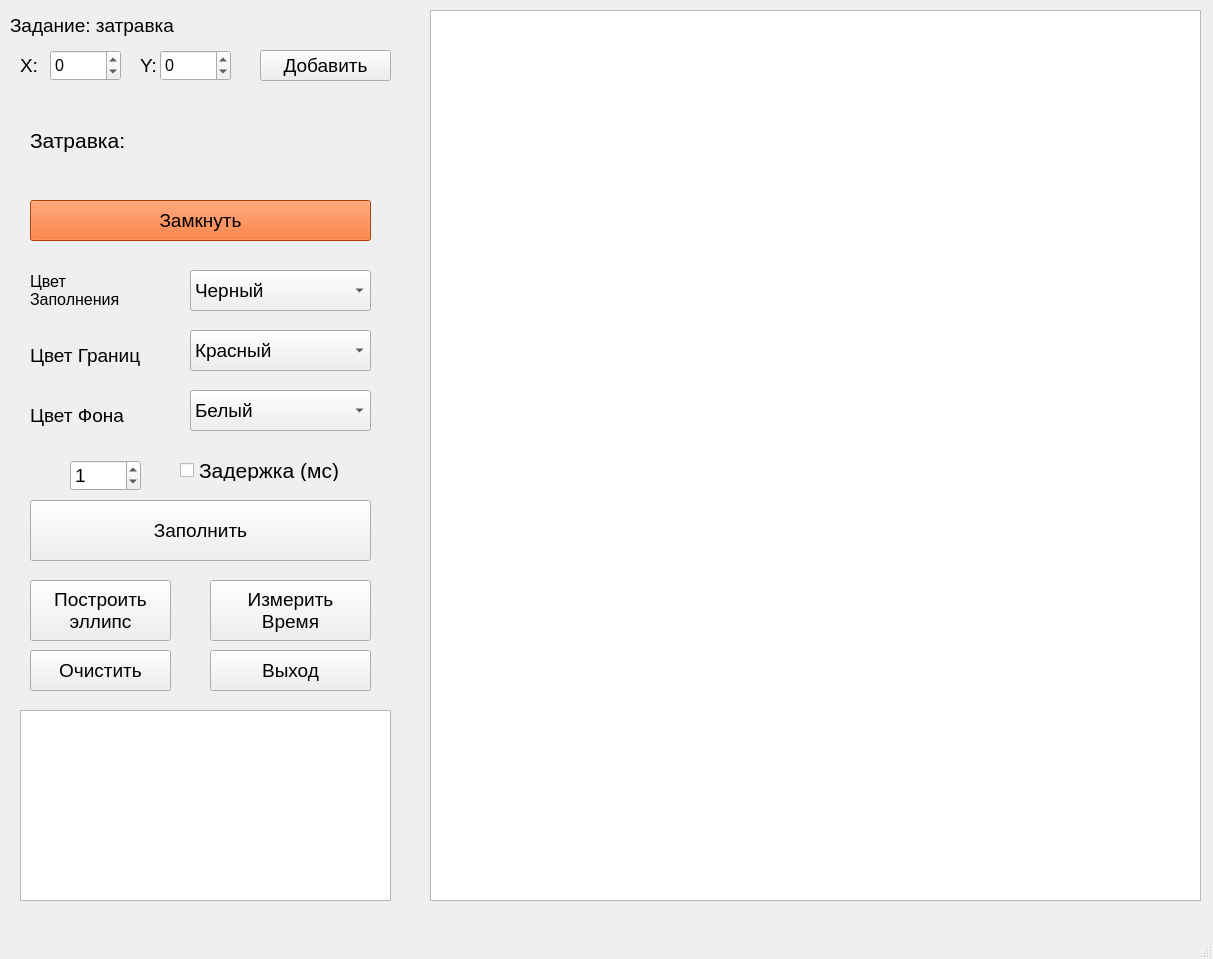
<?xml version="1.0" encoding="UTF-8"?>
<ui version="4.0">
 <class>MainWindow</class>
 <widget class="QMainWindow" name="MainWindow">
  <property name="geometry">
   <rect>
    <x>0</x>
    <y>0</y>
    <width>1213</width>
    <height>959</height>
   </rect>
  </property>
  <property name="windowTitle">
   <string>MainWindow</string>
  </property>
  <widget class="QWidget" name="centralwidget">
   <widget class="QGraphicsView" name="graphicsView">
    <property name="geometry">
     <rect>
      <x>430</x>
      <y>10</y>
      <width>771</width>
      <height>891</height>
     </rect>
    </property>
   </widget>
   <widget class="QPushButton" name="fill_btn">
    <property name="geometry">
     <rect>
      <x>30</x>
      <y>500</y>
      <width>341</width>
      <height>61</height>
     </rect>
    </property>
    <property name="font">
     <font>
      <pointsize>14</pointsize>
     </font>
    </property>
    <property name="text">
     <string>Заполнить</string>
    </property>
   </widget>
   <widget class="QSpinBox" name="x_inp">
    <property name="geometry">
     <rect>
      <x>50</x>
      <y>50</y>
      <width>71</width>
      <height>31</height>
     </rect>
    </property>
    <property name="font">
     <font>
      <pointsize>12</pointsize>
     </font>
    </property>
    <property name="minimum">
     <number>-999</number>
    </property>
    <property name="maximum">
     <number>999</number>
    </property>
   </widget>
   <widget class="QSpinBox" name="y_inp">
    <property name="geometry">
     <rect>
      <x>160</x>
      <y>50</y>
      <width>71</width>
      <height>31</height>
     </rect>
    </property>
    <property name="font">
     <font>
      <pointsize>12</pointsize>
     </font>
    </property>
    <property name="minimum">
     <number>-999</number>
    </property>
    <property name="maximum">
     <number>999</number>
    </property>
    <property name="value">
     <number>0</number>
    </property>
   </widget>
   <widget class="QPushButton" name="add_btn">
    <property name="geometry">
     <rect>
      <x>260</x>
      <y>50</y>
      <width>131</width>
      <height>31</height>
     </rect>
    </property>
    <property name="font">
     <font>
      <pointsize>14</pointsize>
     </font>
    </property>
    <property name="text">
     <string>Добавить</string>
    </property>
   </widget>
   <widget class="QLabel" name="label">
    <property name="geometry">
     <rect>
      <x>20</x>
      <y>50</y>
      <width>21</width>
      <height>31</height>
     </rect>
    </property>
    <property name="font">
     <font>
      <pointsize>14</pointsize>
     </font>
    </property>
    <property name="text">
     <string>X:</string>
    </property>
   </widget>
   <widget class="QLabel" name="label_2">
    <property name="geometry">
     <rect>
      <x>140</x>
      <y>50</y>
      <width>20</width>
      <height>31</height>
     </rect>
    </property>
    <property name="font">
     <font>
      <pointsize>14</pointsize>
     </font>
    </property>
    <property name="text">
     <string>Y:</string>
    </property>
   </widget>
   <widget class="QPushButton" name="enclose_btn">
    <property name="geometry">
     <rect>
      <x>30</x>
      <y>200</y>
      <width>341</width>
      <height>41</height>
     </rect>
    </property>
    <property name="palette">
     <palette>
      <active>
       <colorrole role="WindowText">
        <brush brushstyle="SolidPattern">
         <color alpha="255">
          <red>0</red>
          <green>0</green>
          <blue>0</blue>
         </color>
        </brush>
       </colorrole>
       <colorrole role="Button">
        <brush brushstyle="SolidPattern">
         <color alpha="255">
          <red>255</red>
          <green>85</green>
          <blue>0</blue>
         </color>
        </brush>
       </colorrole>
       <colorrole role="Light">
        <brush brushstyle="SolidPattern">
         <color alpha="255">
          <red>255</red>
          <green>170</green>
          <blue>127</blue>
         </color>
        </brush>
       </colorrole>
       <colorrole role="Midlight">
        <brush brushstyle="SolidPattern">
         <color alpha="255">
          <red>255</red>
          <green>127</green>
          <blue>63</blue>
         </color>
        </brush>
       </colorrole>
       <colorrole role="Dark">
        <brush brushstyle="SolidPattern">
         <color alpha="255">
          <red>127</red>
          <green>42</green>
          <blue>0</blue>
         </color>
        </brush>
       </colorrole>
       <colorrole role="Mid">
        <brush brushstyle="SolidPattern">
         <color alpha="255">
          <red>170</red>
          <green>57</green>
          <blue>0</blue>
         </color>
        </brush>
       </colorrole>
       <colorrole role="Text">
        <brush brushstyle="SolidPattern">
         <color alpha="255">
          <red>0</red>
          <green>0</green>
          <blue>0</blue>
         </color>
        </brush>
       </colorrole>
       <colorrole role="BrightText">
        <brush brushstyle="SolidPattern">
         <color alpha="255">
          <red>255</red>
          <green>255</green>
          <blue>255</blue>
         </color>
        </brush>
       </colorrole>
       <colorrole role="ButtonText">
        <brush brushstyle="SolidPattern">
         <color alpha="255">
          <red>0</red>
          <green>0</green>
          <blue>0</blue>
         </color>
        </brush>
       </colorrole>
       <colorrole role="Base">
        <brush brushstyle="SolidPattern">
         <color alpha="255">
          <red>255</red>
          <green>255</green>
          <blue>255</blue>
         </color>
        </brush>
       </colorrole>
       <colorrole role="Window">
        <brush brushstyle="SolidPattern">
         <color alpha="255">
          <red>255</red>
          <green>85</green>
          <blue>0</blue>
         </color>
        </brush>
       </colorrole>
       <colorrole role="Shadow">
        <brush brushstyle="SolidPattern">
         <color alpha="255">
          <red>0</red>
          <green>0</green>
          <blue>0</blue>
         </color>
        </brush>
       </colorrole>
       <colorrole role="AlternateBase">
        <brush brushstyle="SolidPattern">
         <color alpha="255">
          <red>255</red>
          <green>170</green>
          <blue>127</blue>
         </color>
        </brush>
       </colorrole>
       <colorrole role="ToolTipBase">
        <brush brushstyle="SolidPattern">
         <color alpha="255">
          <red>255</red>
          <green>255</green>
          <blue>220</blue>
         </color>
        </brush>
       </colorrole>
       <colorrole role="ToolTipText">
        <brush brushstyle="SolidPattern">
         <color alpha="255">
          <red>0</red>
          <green>0</green>
          <blue>0</blue>
         </color>
        </brush>
       </colorrole>
       <colorrole role="PlaceholderText">
        <brush brushstyle="SolidPattern">
         <color alpha="128">
          <red>0</red>
          <green>0</green>
          <blue>0</blue>
         </color>
        </brush>
       </colorrole>
      </active>
      <inactive>
       <colorrole role="WindowText">
        <brush brushstyle="SolidPattern">
         <color alpha="255">
          <red>0</red>
          <green>0</green>
          <blue>0</blue>
         </color>
        </brush>
       </colorrole>
       <colorrole role="Button">
        <brush brushstyle="SolidPattern">
         <color alpha="255">
          <red>255</red>
          <green>85</green>
          <blue>0</blue>
         </color>
        </brush>
       </colorrole>
       <colorrole role="Light">
        <brush brushstyle="SolidPattern">
         <color alpha="255">
          <red>255</red>
          <green>170</green>
          <blue>127</blue>
         </color>
        </brush>
       </colorrole>
       <colorrole role="Midlight">
        <brush brushstyle="SolidPattern">
         <color alpha="255">
          <red>255</red>
          <green>127</green>
          <blue>63</blue>
         </color>
        </brush>
       </colorrole>
       <colorrole role="Dark">
        <brush brushstyle="SolidPattern">
         <color alpha="255">
          <red>127</red>
          <green>42</green>
          <blue>0</blue>
         </color>
        </brush>
       </colorrole>
       <colorrole role="Mid">
        <brush brushstyle="SolidPattern">
         <color alpha="255">
          <red>170</red>
          <green>57</green>
          <blue>0</blue>
         </color>
        </brush>
       </colorrole>
       <colorrole role="Text">
        <brush brushstyle="SolidPattern">
         <color alpha="255">
          <red>0</red>
          <green>0</green>
          <blue>0</blue>
         </color>
        </brush>
       </colorrole>
       <colorrole role="BrightText">
        <brush brushstyle="SolidPattern">
         <color alpha="255">
          <red>255</red>
          <green>255</green>
          <blue>255</blue>
         </color>
        </brush>
       </colorrole>
       <colorrole role="ButtonText">
        <brush brushstyle="SolidPattern">
         <color alpha="255">
          <red>0</red>
          <green>0</green>
          <blue>0</blue>
         </color>
        </brush>
       </colorrole>
       <colorrole role="Base">
        <brush brushstyle="SolidPattern">
         <color alpha="255">
          <red>255</red>
          <green>255</green>
          <blue>255</blue>
         </color>
        </brush>
       </colorrole>
       <colorrole role="Window">
        <brush brushstyle="SolidPattern">
         <color alpha="255">
          <red>255</red>
          <green>85</green>
          <blue>0</blue>
         </color>
        </brush>
       </colorrole>
       <colorrole role="Shadow">
        <brush brushstyle="SolidPattern">
         <color alpha="255">
          <red>0</red>
          <green>0</green>
          <blue>0</blue>
         </color>
        </brush>
       </colorrole>
       <colorrole role="AlternateBase">
        <brush brushstyle="SolidPattern">
         <color alpha="255">
          <red>255</red>
          <green>170</green>
          <blue>127</blue>
         </color>
        </brush>
       </colorrole>
       <colorrole role="ToolTipBase">
        <brush brushstyle="SolidPattern">
         <color alpha="255">
          <red>255</red>
          <green>255</green>
          <blue>220</blue>
         </color>
        </brush>
       </colorrole>
       <colorrole role="ToolTipText">
        <brush brushstyle="SolidPattern">
         <color alpha="255">
          <red>0</red>
          <green>0</green>
          <blue>0</blue>
         </color>
        </brush>
       </colorrole>
       <colorrole role="PlaceholderText">
        <brush brushstyle="SolidPattern">
         <color alpha="128">
          <red>0</red>
          <green>0</green>
          <blue>0</blue>
         </color>
        </brush>
       </colorrole>
      </inactive>
      <disabled>
       <colorrole role="WindowText">
        <brush brushstyle="SolidPattern">
         <color alpha="255">
          <red>127</red>
          <green>42</green>
          <blue>0</blue>
         </color>
        </brush>
       </colorrole>
       <colorrole role="Button">
        <brush brushstyle="SolidPattern">
         <color alpha="255">
          <red>255</red>
          <green>85</green>
          <blue>0</blue>
         </color>
        </brush>
       </colorrole>
       <colorrole role="Light">
        <brush brushstyle="SolidPattern">
         <color alpha="255">
          <red>255</red>
          <green>170</green>
          <blue>127</blue>
         </color>
        </brush>
       </colorrole>
       <colorrole role="Midlight">
        <brush brushstyle="SolidPattern">
         <color alpha="255">
          <red>255</red>
          <green>127</green>
          <blue>63</blue>
         </color>
        </brush>
       </colorrole>
       <colorrole role="Dark">
        <brush brushstyle="SolidPattern">
         <color alpha="255">
          <red>127</red>
          <green>42</green>
          <blue>0</blue>
         </color>
        </brush>
       </colorrole>
       <colorrole role="Mid">
        <brush brushstyle="SolidPattern">
         <color alpha="255">
          <red>170</red>
          <green>57</green>
          <blue>0</blue>
         </color>
        </brush>
       </colorrole>
       <colorrole role="Text">
        <brush brushstyle="SolidPattern">
         <color alpha="255">
          <red>127</red>
          <green>42</green>
          <blue>0</blue>
         </color>
        </brush>
       </colorrole>
       <colorrole role="BrightText">
        <brush brushstyle="SolidPattern">
         <color alpha="255">
          <red>255</red>
          <green>255</green>
          <blue>255</blue>
         </color>
        </brush>
       </colorrole>
       <colorrole role="ButtonText">
        <brush brushstyle="SolidPattern">
         <color alpha="255">
          <red>127</red>
          <green>42</green>
          <blue>0</blue>
         </color>
        </brush>
       </colorrole>
       <colorrole role="Base">
        <brush brushstyle="SolidPattern">
         <color alpha="255">
          <red>255</red>
          <green>85</green>
          <blue>0</blue>
         </color>
        </brush>
       </colorrole>
       <colorrole role="Window">
        <brush brushstyle="SolidPattern">
         <color alpha="255">
          <red>255</red>
          <green>85</green>
          <blue>0</blue>
         </color>
        </brush>
       </colorrole>
       <colorrole role="Shadow">
        <brush brushstyle="SolidPattern">
         <color alpha="255">
          <red>0</red>
          <green>0</green>
          <blue>0</blue>
         </color>
        </brush>
       </colorrole>
       <colorrole role="AlternateBase">
        <brush brushstyle="SolidPattern">
         <color alpha="255">
          <red>255</red>
          <green>85</green>
          <blue>0</blue>
         </color>
        </brush>
       </colorrole>
       <colorrole role="ToolTipBase">
        <brush brushstyle="SolidPattern">
         <color alpha="255">
          <red>255</red>
          <green>255</green>
          <blue>220</blue>
         </color>
        </brush>
       </colorrole>
       <colorrole role="ToolTipText">
        <brush brushstyle="SolidPattern">
         <color alpha="255">
          <red>0</red>
          <green>0</green>
          <blue>0</blue>
         </color>
        </brush>
       </colorrole>
       <colorrole role="PlaceholderText">
        <brush brushstyle="SolidPattern">
         <color alpha="128">
          <red>0</red>
          <green>0</green>
          <blue>0</blue>
         </color>
        </brush>
       </colorrole>
      </disabled>
     </palette>
    </property>
    <property name="font">
     <font>
      <pointsize>14</pointsize>
     </font>
    </property>
    <property name="text">
     <string>Замкнуть</string>
    </property>
   </widget>
   <widget class="QComboBox" name="fill_color">
    <property name="geometry">
     <rect>
      <x>190</x>
      <y>270</y>
      <width>181</width>
      <height>41</height>
     </rect>
    </property>
    <property name="font">
     <font>
      <pointsize>14</pointsize>
     </font>
    </property>
    <item>
     <property name="text">
      <string>Черный</string>
     </property>
    </item>
    <item>
     <property name="text">
      <string>Красный</string>
     </property>
    </item>
    <item>
     <property name="text">
      <string>Зеленый</string>
     </property>
    </item>
    <item>
     <property name="text">
      <string>Белый</string>
     </property>
    </item>
    <item>
     <property name="text">
      <string>Синий</string>
     </property>
    </item>
   </widget>
   <widget class="QComboBox" name="border_color">
    <property name="geometry">
     <rect>
      <x>190</x>
      <y>330</y>
      <width>181</width>
      <height>41</height>
     </rect>
    </property>
    <property name="font">
     <font>
      <pointsize>14</pointsize>
     </font>
    </property>
    <item>
     <property name="text">
      <string>Красный</string>
     </property>
    </item>
    <item>
     <property name="text">
      <string>Черный</string>
     </property>
    </item>
    <item>
     <property name="text">
      <string>Белый</string>
     </property>
    </item>
    <item>
     <property name="text">
      <string>Синий</string>
     </property>
    </item>
    <item>
     <property name="text">
      <string>Зеленый</string>
     </property>
    </item>
   </widget>
   <widget class="QComboBox" name="bg_color">
    <property name="geometry">
     <rect>
      <x>190</x>
      <y>390</y>
      <width>181</width>
      <height>41</height>
     </rect>
    </property>
    <property name="font">
     <font>
      <pointsize>14</pointsize>
     </font>
    </property>
    <item>
     <property name="text">
      <string>Белый</string>
     </property>
    </item>
    <item>
     <property name="text">
      <string>Синий</string>
     </property>
    </item>
    <item>
     <property name="text">
      <string>Красный</string>
     </property>
    </item>
    <item>
     <property name="text">
      <string>Черный</string>
     </property>
    </item>
    <item>
     <property name="text">
      <string>Зеленый</string>
     </property>
    </item>
   </widget>
   <widget class="QCheckBox" name="delay_checkbox">
    <property name="geometry">
     <rect>
      <x>180</x>
      <y>460</y>
      <width>241</width>
      <height>21</height>
     </rect>
    </property>
    <property name="font">
     <font>
      <pointsize>16</pointsize>
     </font>
    </property>
    <property name="text">
     <string>Задержка (мс)</string>
    </property>
   </widget>
   <widget class="QSpinBox" name="delay_inp">
    <property name="geometry">
     <rect>
      <x>70</x>
      <y>460</y>
      <width>71</width>
      <height>31</height>
     </rect>
    </property>
    <property name="font">
     <font>
      <pointsize>14</pointsize>
     </font>
    </property>
    <property name="maximum">
     <number>400</number>
    </property>
    <property name="value">
     <number>1</number>
    </property>
   </widget>
   <widget class="QPushButton" name="clear_btn">
    <property name="geometry">
     <rect>
      <x>30</x>
      <y>650</y>
      <width>141</width>
      <height>41</height>
     </rect>
    </property>
    <property name="font">
     <font>
      <pointsize>14</pointsize>
     </font>
    </property>
    <property name="text">
     <string>Очистить</string>
    </property>
   </widget>
   <widget class="QPushButton" name="exit_btn">
    <property name="geometry">
     <rect>
      <x>210</x>
      <y>650</y>
      <width>161</width>
      <height>41</height>
     </rect>
    </property>
    <property name="font">
     <font>
      <pointsize>14</pointsize>
     </font>
    </property>
    <property name="text">
     <string>Выход</string>
    </property>
   </widget>
   <widget class="QLabel" name="label_3">
    <property name="geometry">
     <rect>
      <x>30</x>
      <y>260</y>
      <width>141</width>
      <height>61</height>
     </rect>
    </property>
    <property name="font">
     <font>
      <pointsize>12</pointsize>
     </font>
    </property>
    <property name="text">
     <string>Цвет 
Заполнения</string>
    </property>
   </widget>
   <widget class="QLabel" name="label_4">
    <property name="geometry">
     <rect>
      <x>30</x>
      <y>340</y>
      <width>141</width>
      <height>31</height>
     </rect>
    </property>
    <property name="font">
     <font>
      <pointsize>14</pointsize>
     </font>
    </property>
    <property name="text">
     <string>Цвет Границ</string>
    </property>
   </widget>
   <widget class="QLabel" name="label_5">
    <property name="geometry">
     <rect>
      <x>30</x>
      <y>400</y>
      <width>141</width>
      <height>31</height>
     </rect>
    </property>
    <property name="font">
     <font>
      <pointsize>14</pointsize>
     </font>
    </property>
    <property name="text">
     <string>Цвет Фона</string>
    </property>
   </widget>
   <widget class="QLabel" name="label_6">
    <property name="geometry">
     <rect>
      <x>10</x>
      <y>10</y>
      <width>401</width>
      <height>31</height>
     </rect>
    </property>
    <property name="font">
     <font>
      <pointsize>14</pointsize>
     </font>
    </property>
    <property name="text">
     <string>Задание: затравка</string>
    </property>
   </widget>
   <widget class="QTableWidget" name="tableWidget">
    <property name="geometry">
     <rect>
      <x>20</x>
      <y>710</y>
      <width>371</width>
      <height>191</height>
     </rect>
    </property>
    <property name="font">
     <font>
      <pointsize>14</pointsize>
     </font>
    </property>
   </widget>
   <widget class="QPushButton" name="time_btn">
    <property name="geometry">
     <rect>
      <x>210</x>
      <y>580</y>
      <width>161</width>
      <height>61</height>
     </rect>
    </property>
    <property name="font">
     <font>
      <pointsize>14</pointsize>
     </font>
    </property>
    <property name="text">
     <string>Измерить
Время</string>
    </property>
   </widget>
   <widget class="QPushButton" name="draw_circ_btn">
    <property name="geometry">
     <rect>
      <x>30</x>
      <y>580</y>
      <width>141</width>
      <height>61</height>
     </rect>
    </property>
    <property name="font">
     <font>
      <pointsize>14</pointsize>
     </font>
    </property>
    <property name="text">
     <string>Построить
эллипс</string>
    </property>
   </widget>
   <widget class="QLabel" name="zatr_pos_label">
    <property name="geometry">
     <rect>
      <x>30</x>
      <y>120</y>
      <width>211</width>
      <height>41</height>
     </rect>
    </property>
    <property name="font">
     <font>
      <pointsize>16</pointsize>
     </font>
    </property>
    <property name="text">
     <string>Затравка:</string>
    </property>
   </widget>
  </widget>
  <widget class="QMenuBar" name="menubar">
   <property name="geometry">
    <rect>
     <x>0</x>
     <y>0</y>
     <width>1213</width>
     <height>22</height>
    </rect>
   </property>
  </widget>
  <widget class="QStatusBar" name="statusbar"/>
 </widget>
 <resources/>
 <connections/>
</ui>
